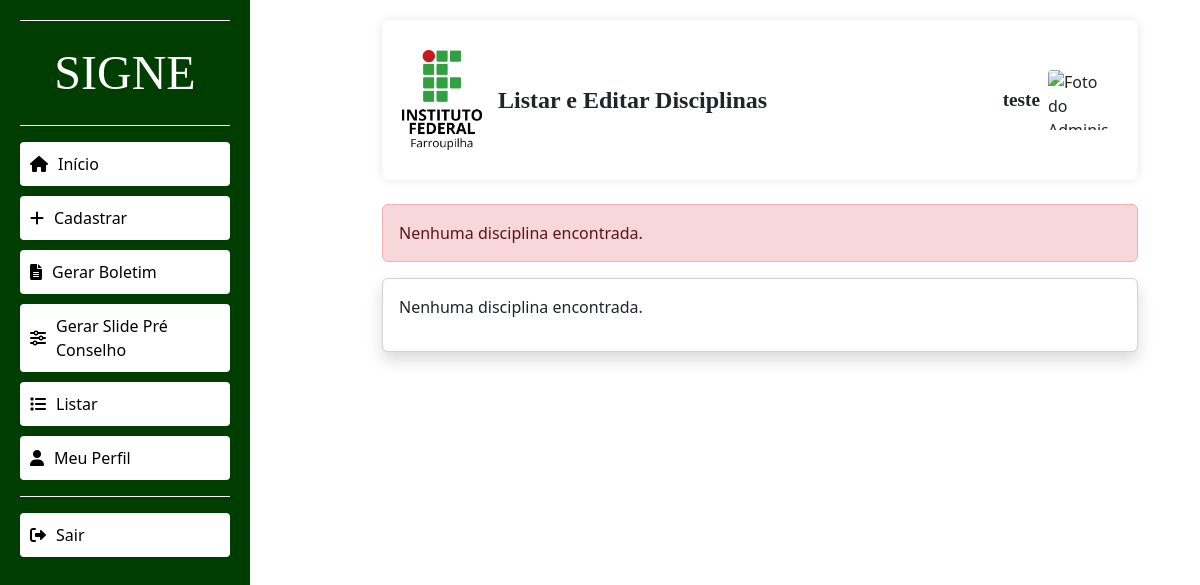
Before: /listar_disciplinas.php (signed in) with the older database file.
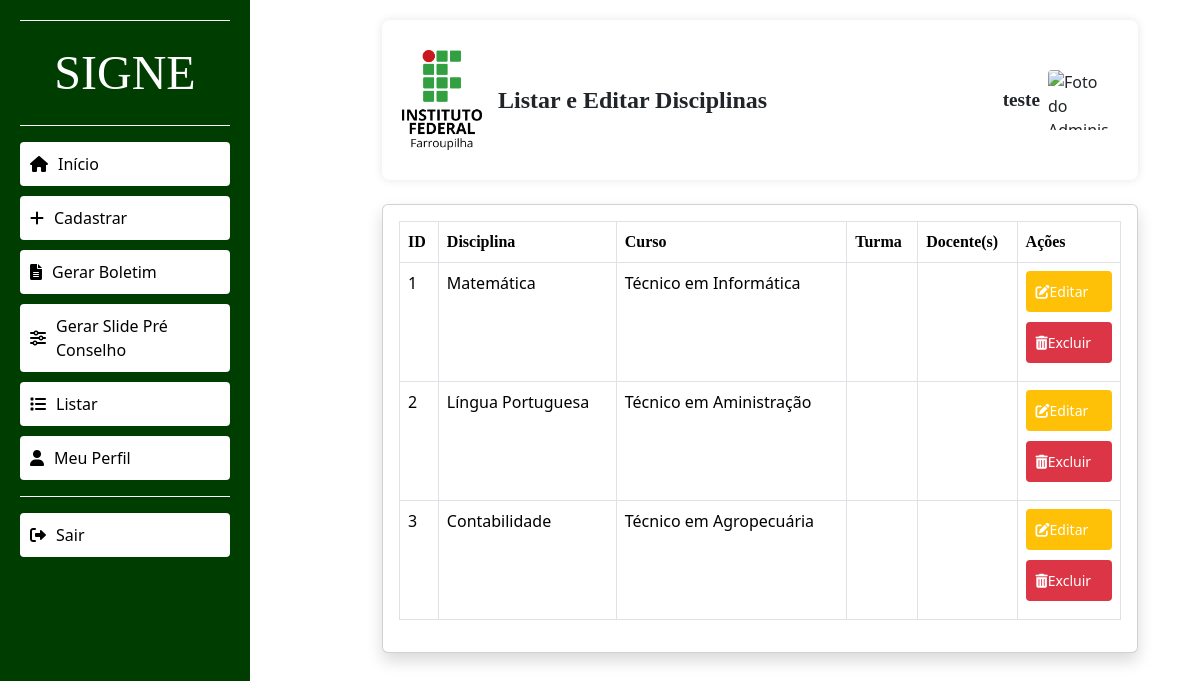
After: the same page with the newer database file.
### tables this page shows
CREATE TABLE `usuarios` (
  `id` int(11) NOT NULL AUTO_INCREMENT,
  `username` varchar(50) NOT NULL,
  `email` varchar(100) NOT NULL,
  `password_hash` varchar(255) NOT NULL,
  `reset_token` varchar(100) DEFAULT NULL,
  `reset_expires` datetime DEFAULT NULL,
  `tipo` ENUM('administrador', 'docente', 'setor') NOT NULL,
  PRIMARY KEY (`id`)
);

CREATE TABLE `disciplinas` (
  `id` int(11) NOT NULL AUTO_INCREMENT,
  `curso_id` int(11) NOT NULL,
  `nome` varchar(100) NOT NULL,
  PRIMARY KEY (`id`),
  FOREIGN KEY (`curso_id`) REFERENCES `cursos` (`id`)
);

CREATE TABLE `cursos` (
    `id` INT AUTO_INCREMENT PRIMARY KEY,
    `nome` VARCHAR(255) NOT NULL,
    `coordenador` VARCHAR(100)
);

### listar_disciplinas.php (the view, shortened to what this page needs)
<?php
include 'config.php';
$erro = '';
$sql = "
SELECT d.id, d.nome AS disciplina_nome, c.nome AS curso_nome, c.id AS curso_id,
       GROUP_CONCAT(DISTINCT t.numero SEPARATOR ', ') AS turma_numero,
       GROUP_CONCAT(DISTINCT doc.nome SEPARATOR ', ') AS docente_nome,
       GROUP_CONCAT(DISTINCT dd.docente_id SEPARATOR ', ') AS docente_id
FROM disciplinas d
JOIN cursos c ON d.curso_id = c.id
LEFT JOIN turmas_disciplinas td ON td.disciplina_id = d.id
LEFT JOIN turmas t ON t.numero = td.turma_numero AND t.ano = td.turma_ano AND t.ano_ingresso = td.turma_ano_ingresso
LEFT JOIN docentes_disciplinas dd ON dd.disciplina_id = d.id
LEFT JOIN docentes doc ON doc.id = dd.docente_id
GROUP BY d.id
";
$result = $conn->query($sql);
if ($result->num_rows == 0) {
    $erro = "Nenhuma disciplina encontrada.";
}
$stmt = $conn->prepare("SELECT username, foto_perfil FROM usuarios WHERE email = ?");
$stmt->bind_param("s", $_SESSION['email']);
$stmt->execute();
$stmt->bind_result($nome, $foto_perfil);
?>
<!DOCTYPE html>
<html lang="pt-BR">
<head>
    <link href="https://cdn.jsdelivr.net/npm/bootstrap@5.3.3/dist/css/bootstrap.min.css" rel="stylesheet">
    <link href="https://cdnjs.cloudflare.com/ajax/libs/font-awesome/6.0.0-beta3/css/all.min.css" rel="stylesheet">
    <link href="style.css" rel="stylesheet" type="text/css">
</head>
<body>
    <div class="container-fluid">
        <div class="row">
            <div class="col-md-3 sidebar">
                <div class="separator mb-3"></div>
                <div class="signe-text">SIGNE</div>
                <div class="separator mt-3 mb-3"></div>
                <button onclick="location.href='f_pagina_adm.php'">
                    <i class="fas fa-home"></i> Início
                </button>
                <button class="btn btn-light" type="button" data-bs-toggle="collapse" data-bs-target="#expandable-menu" aria-expanded="false" aria-controls="expandable-menu">
                    <i id="toggle-icon" class="fas fa-plus"></i> Cadastrar
                </button>
                <button onclick="location.href='gerar_boletim.php'">
                    <i class="fas fa-file-alt"></i> Gerar Boletim
                </button>
                <button onclick="location.href='gerar_slide.php'">
                    <i class="fas fa-sliders-h"></i> Gerar Slide Pré Conselho
                </button>
                <button class="btn btn-light" type="button" data-bs-toggle="collapse" data-bs-target="#list-menu" aria-expanded="false" aria-controls="list-menu">
                    <i id="toggle-icon" class="fas fa-list"></i> Listar
                </button>
                <button onclick="location.href='meu_perfil.php'" class="btn btn-danger">
                    <i class="fas fa-user"></i> Meu  Perfil
                </button>
                <div class="separator mt-3 mb-3"></div>
                <button onclick="location.href='sair.php'" class="btn btn-danger">
                    <i class="fas fa-sign-out-alt"></i> Sair
                </button>
            </div>
            <div class="col-md-9 main-content">
                <div class="container">
                    <div class="header-container">
                        <img src="imgs/iffar.png" alt="Logo do IFFAR" class="logo">
                        <div class="title ms-3">Listar e Editar Disciplinas</div>
                        <div class="ms-auto d-flex align-items-center">
                            <div class="profile-info d-flex align-items-center">
                                <div class="profile-details me-2">
                                    <span><?php echo htmlspecialchars($nome); ?></span>
                                </div>
                                <?php if (!empty($foto_perfil) && file_exists('uploads/' . basename($foto_perfil))): ?>
                                    <img src="uploads/<?php echo htmlspecialchars(basename($foto_perfil)); ?>" alt="Foto do Administrador" width="50">
                                <?php else: ?>
                                    <img src="imgs/admin-photo.png" alt="Foto do Administrador" width="50">
                                <?php endif; ?>
                            </div>
                        </div>
                    </div>
                </div>
                <div class="container mt-4">
                    <?php if (!empty($erro)): ?>
                        <div class="alert alert-danger" role="alert">
                            <?php echo htmlspecialchars($erro); ?>
                        </div>
                    <?php endif; ?>
                    <div class="card shadow">
                        <div class="card-body">
                            <?php if ($result->num_rows > 0): ?>
                                <table class="table table-bordered">
                                <thead>
                                    <tr>
                                        <th>ID</th>
                                        <th>Disciplina</th>
                                        <th>Curso</th>
                                        <th>Turma</th>
                                        <th>Docente(s)</th>
                                        <th>Ações</th>
                                    </tr>
                                </thead>
                                <tbody>
                                    <?php while ($row = $result->fetch_assoc()): ?>
                                        <tr>
                                            <td><?php echo htmlspecialchars($row['id']); ?></td>
                                            <td><?php echo htmlspecialchars($row['disciplina_nome']); ?></td>
                                            <td><?php echo htmlspecialchars($row['curso_nome']); ?></td>
                                            <td><?php echo htmlspecialchars($row['turma_numero']); ?></td>
                                            <td><?php echo htmlspecialchars($row['docente_nome']); ?></td>
                                            <td>
                                                <button class="btn btn-warning btn-sm" data-bs-toggle="modal" data-bs-target="#editarModal<?php echo $row['id']; ?>">
                                                    <i class="fas fa-edit"></i> Editar
                                                </button>
                                                <button class="btn btn-danger btn-sm" data-bs-toggle="modal" data-bs-target="#excluirModal<?php echo $row['id']; ?>">
                                                    <i class="fas fa-trash-alt"></i> Excluir
                                                </button>
                                            </td>
                                        </tr>
                                    <?php endwhile; ?>
                                </tbody>
                                </table>
                            <?php else: ?>
                                <p>Nenhuma disciplina encontrada.</p>
                            <?php endif; ?>
                        </div>
                    </div>
                </div>
            </div>
        </div>
    </div>
</body>
</html>

### style.css (style rules this page uses)
html, body { height: 100%; margin: 0; }
body { overflow-x: hidden; overflow-y: scroll; }
.sidebar { background-color: #003d00; color: white; padding: 20px; width: 250px; min-height: 100vh; }
.separator { border-bottom: 1px solid white; }
.signe-text { font-family: 'Forum'; font-size: 3rem; color: white; text-align: center; margin-bottom: 10px; }
.sidebar button { width: 100%; margin-bottom: 10px; border: none; background-color: white; color: black; text-align: left; display: flex; align-items: center; padding: 10px; border-radius: 4px; }
.sidebar button i { margin-right: 10px; }
.main-content { padding: 20px; padding-left: 15vh; padding-right: 0px; box-sizing: border-box; }
.header-container { background-color: white; border-radius: 8px; box-shadow: 0 0 10px rgba(0, 0, 0, 0.1); padding: 20px; margin-bottom: 20px; display: flex; align-items: center; height: 20vh; }
.logo { max-width: 10vh; height: relative; }
.title { font-size: 2rem; font-weight: bold; margin-bottom: 0; margin-left: 20px; }
.profile-info { display: flex; align-items: center; margin-left: 20px; }
.profile-info img { width: 60px; height: 60px; object-fit: cover; border-radius: 4px; margin-right: 10px; }
.profile-details { font-size: 1.2rem; font-family: 'Forum'; font-weight: bold; }
.btn-light { width: auto; margin-bottom: 10px; border-radius: 4px; color: white; display: flex; align-items: center; padding: 10px; border: none; background-color: #003d00; }
.btn-light, .btn-danger, .btn-warning { width: 100%; margin-bottom: 10px; border-radius: 4px; color: white; display: flex; align-items: center; padding: 10px; border: none; }
.btn-light { background-color: #003d00; }
.btn-danger { background-color: #dc3545; }
.btn-warning { background-color: #ffc107; }
.title { font-family: 'Forum'; font-size: 1.5rem; }
.table thead { font-family: 'Forum'; }

Changed rows visible on the page:
added disciplinas: id "1", nome "Matemática", curso.nome "Técnico em Informática"
added disciplinas: id "2", nome "Língua Portuguesa", curso.nome "Técnico em Aministração"
added disciplinas: id "3", nome "Contabilidade", curso.nome "Técnico em Agropecuária"
Other visible differences:
$erro: "Nenhuma disciplina encontrada." → (not shown)
text no longer shown: "Nenhuma disciplina encontrada."
text now shown: "ID Disciplina Curso Turma Docente(s) Ações"
